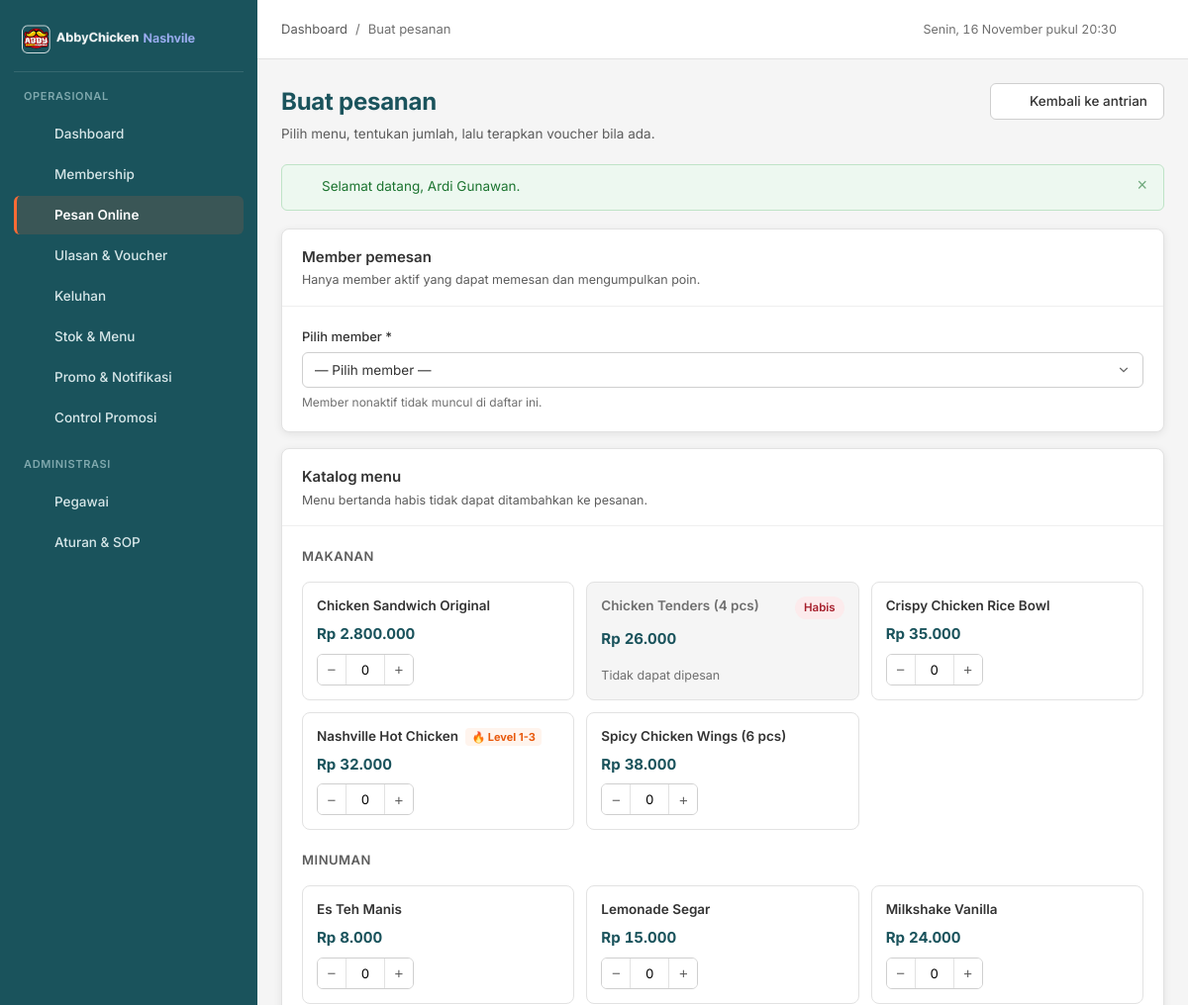
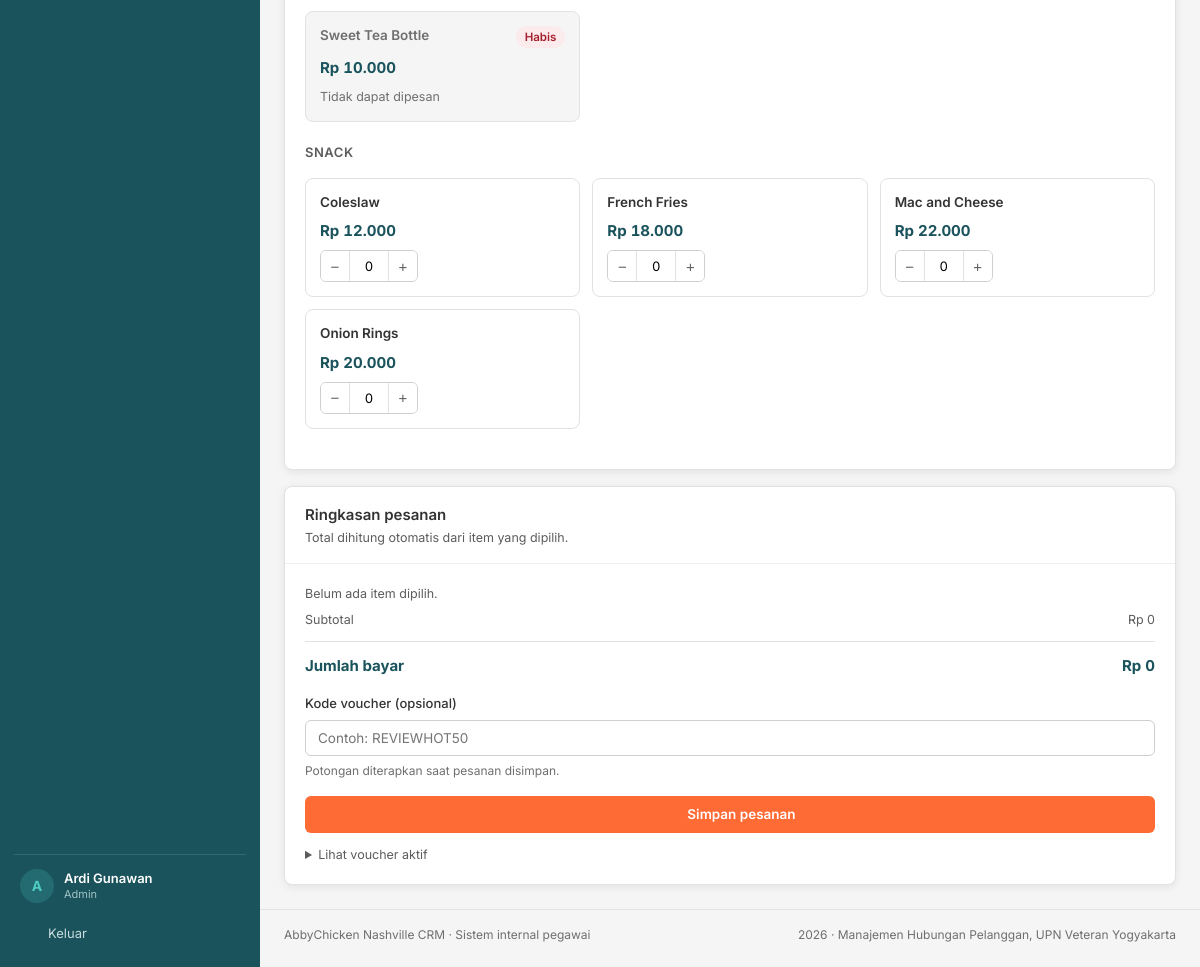
/pages/orders/buat.php (signed in), run on the app's committed database (2 pictures, top to bottom).
### tables this page shows
CREATE TABLE `menu` (
  `menu_id` int(11) NOT NULL AUTO_INCREMENT,
  `name` varchar(100) NOT NULL,
  `kategori` varchar(50) NOT NULL,
  `harga` decimal(10,2) NOT NULL,
  `status_ketersediaan` enum('tersedia','tidak tersedia') NOT NULL DEFAULT 'tersedia',
  `updated_at` timestamp NOT NULL DEFAULT current_timestamp() ON UPDATE current_timestamp(),
  PRIMARY KEY (`menu_id`),
  KEY `idx_menu_kategori` (`kategori`),
  KEY `idx_menu_status` (`status_ketersediaan`)
);

### pages/orders/buat.php (the view, shortened to what this page needs)
<?php
require_once __DIR__ . '/../../config/database.php';
$error = [];
$kode_voucher   = trim($_POST['kode_voucher'] ?? '');
$katalog = [];
$q = mysqli_query($conn, 'SELECT * FROM menu ORDER BY kategori ASC, name ASC');
while ($row = mysqli_fetch_assoc($q)) {
    $katalog[$row['kategori']][] = $row;
}
$page_actions  = '<a class="btn btn--secondary" href="' . e(base_url('pages/orders/index.php')) . '">' . icon('arrow-left', 16) . ' Kembali ke antrian</a>';
require_once __DIR__ . '/../../includes/header.php';
?>
<form method="post" action="" id="formPesanan" novalidate>
  <section class="detail-grid">
    <div class="stack">
      <article class="card">
        <div class="card__head">
          <div>
            <h2>Member pemesan</h2>
            <p>Hanya member aktif yang dapat memesan dan mengumpulkan poin.</p>
          </div>
        </div>
        <div class="card__body">
          <div class="form-grid form-grid--1">
            <div class="field">
              <label for="member_id">Pilih member <span aria-hidden="true">*</span></label>
              <select class="select<?= isset($error['member']) ? ' is-invalid' : '' ?>" id="member_id" name="member_id" required>
                <option value="">— Pilih member —</option>
              </select>
              <?php if (isset($error['member'])): ?>
                <span class="error"><?= e($error['member']) ?></span>
              <?php else: ?>
                <span class="hint">Member nonaktif tidak muncul di daftar ini.</span>
              <?php endif; ?>
            </div>
          </div>
        </div>
      </article>
      <article class="card">
        <div class="card__head">
          <div>
            <h2>Katalog menu</h2>
            <p>Menu bertanda habis tidak dapat ditambahkan ke pesanan.</p>
          </div>
        </div>
        <div class="card__body">
          <?php foreach ($katalog as $kategori => $daftar): ?>
            <div class="mb-20">
              <h3 class="mb-16" style="font-size:13px;text-transform:uppercase;letter-spacing:.04em;color:var(--gray-600)">
                <?= e($kategori) ?>
              </h3>
              <div class="menu-catalog">
                <?php foreach ($daftar as $m): ?>
                  <?php
                  $habis = $m['status_ketersediaan'] !== 'tersedia';
                  $is_hot = (stripos($m['name'], 'hot') !== false);
                  ?>
                  <div class="menu-card<?= $habis ? ' is-unavailable' : '' ?>" data-menu-id="<?= (int) $m['menu_id'] ?>" data-is-hot="<?= $is_hot ? '1' : '0' ?>">
                    <div class="menu-card__top">
                      <span class="menu-card__name">
                        <?= e($m['name']) ?>
                        <?php if ($is_hot): ?>
                          <span style="font-size:11px;background:#FFF4ED;color:#E8590C;padding:2px 6px;border-radius:4px;font-weight:700;margin-left:4px;">🔥 Level 1-3</span>
                        <?php endif; ?>
                      </span>
                      <?= $habis ? '<span class="badge badge--danger">Habis</span>' : '' ?>
                    </div>
                    <p class="menu-card__price"><?= e(rupiah($m['harga'])) ?></p>
                    <div class="menu-card__foot">
                      <?php if ($habis): ?>
                        <span class="text-small">Tidak dapat dipesan</span>
                      <?php else: ?>
                        <div class="qty">
                          <button type="button" data-step="down" aria-label="Kurangi <?= e($m['name']) ?>">&minus;</button>
                          <input type="number" name="jumlah[<?= (int) $m['menu_id'] ?>]"
                                 data-menu-id="<?= (int) $m['menu_id'] ?>"
                                 data-harga="<?= (float) $m['harga'] ?>"
                                 data-nama="<?= e($m['name']) ?>"
                                 data-is-hot="<?= $is_hot ? '1' : '0' ?>"
                                 value="<?= (int) ($_POST['jumlah'][$m['menu_id']] ?? 0) ?>"
                                 min="0" max="50" step="1"
                                 aria-label="Jumlah <?= e($m['name']) ?>"
                                 <?= $is_hot ? 'readonly style="cursor:pointer;"' : '' ?>>
                          <button type="button" data-step="up" aria-label="Tambah <?= e($m['name']) ?>">+</button>
                        </div>
                      <?php endif; ?>
                    </div>
                  </div>
                <?php endforeach; ?>
              </div>
            </div>
          <?php endforeach; ?>
        </div>
      </article>
    </div>
    <aside class="summary">
      <article class="card">
        <div class="card__head">
          <div>
            <h2>Ringkasan pesanan</h2>
            <p>Total dihitung otomatis dari item yang dipilih.</p>
          </div>
        </div>
        <div class="card__body">
          <div class="summary__lines" id="ringkasanItem">
          </div>
          <div class="summary__row">
            <span>Subtotal</span>
            <span id="subtotalTeks">Rp 0</span>
          </div>
          <div class="summary__total">
            <span>Jumlah bayar</span>
            <span id="totalTeks">Rp 0</span>
          </div>
          <div class="field mt-16">
            <label for="kode_voucher">Kode voucher (opsional)</label>
            <input class="input<?= isset($error['voucher']) ? ' is-invalid' : '' ?>" type="text" id="kode_voucher" name="kode_voucher"
                   value="<?= e($kode_voucher) ?>" placeholder="Contoh: REVIEWHOT50" autocomplete="off">
            <?php if (isset($error['voucher'])): ?>
              <span class="error"><?= e($error['voucher']) ?></span>
            <?php else: ?>
              <span class="hint">Potongan diterapkan saat pesanan disimpan.</span>
            <?php endif; ?>
          </div>
          <button class="btn btn--primary btn--block mt-16" type="submit" id="btnSimpan"><?= icon('check', 16) ?> Simpan pesanan</button>
          <details class="mt-12">
            <summary class="text-small text-muted" style="cursor:pointer">Lihat voucher aktif</summary>
          </details>
        </div>
      </article>
    </aside>
  </section>
</form>
<?php
require_once __DIR__ . '/../../includes/footer.php';
?>

### data on the page
menu: name "Chicken Sandwich Original", harga "Rp 2.800.000", menu_id+harga+name "0"
menu: name "Chicken Tenders (4 pcs)", status_ketersediaan "Habis", harga "Rp 26.000"
menu: name "Crispy Chicken Rice Bowl", harga "Rp 35.000", menu_id+harga+name "0"
menu: name "Nashville Hot Chicken", shows "🔥 Level 1-3", harga "Rp 32.000", menu_id+harga+name "0"
menu: name "Spicy Chicken Wings (6 pcs)", harga "Rp 38.000", menu_id+harga+name "0"
menu: name "Es Teh Manis", harga "Rp 8.000", menu_id+harga+name "0"
menu: name "Lemonade Segar", harga "Rp 15.000", menu_id+harga+name "0"
menu: name "Milkshake Vanilla", harga "Rp 24.000", menu_id+harga+name "0"
menu: name "Sweet Tea Bottle", status_ketersediaan "Habis", harga "Rp 10.000"
menu: name "Coleslaw", harga "Rp 12.000", menu_id+harga+name "0"
menu: name "French Fries", harga "Rp 18.000", menu_id+harga+name "0"
menu: name "Mac and Cheese", harga "Rp 22.000", menu_id+harga+name "0"
menu: name "Onion Rings", harga "Rp 20.000", menu_id+harga+name "0"

### other printed values
$item['label'] "Dashboard"
$item['label'] "Membership"
$item['label'] "Pesan Online"
$item['label'] "Ulasan & Voucher"
$item['label'] "Keluhan"
$item['label'] "Stok & Menu"
$item['label'] "Promo & Notifikasi"
$item['label'] "Control Promosi"
$item['label'] "Pegawai"
$item['label'] "Aturan & SOP"
mb_substr($nama_pegawai, 0, 1) "A"
$nama_pegawai "Ardi Gunawan"
$role_pegawai "Admin"
$page_title "Buat pesanan"
$page_subtitle "Pilih menu, tentukan jumlah, lalu terapkan voucher bila ada."
